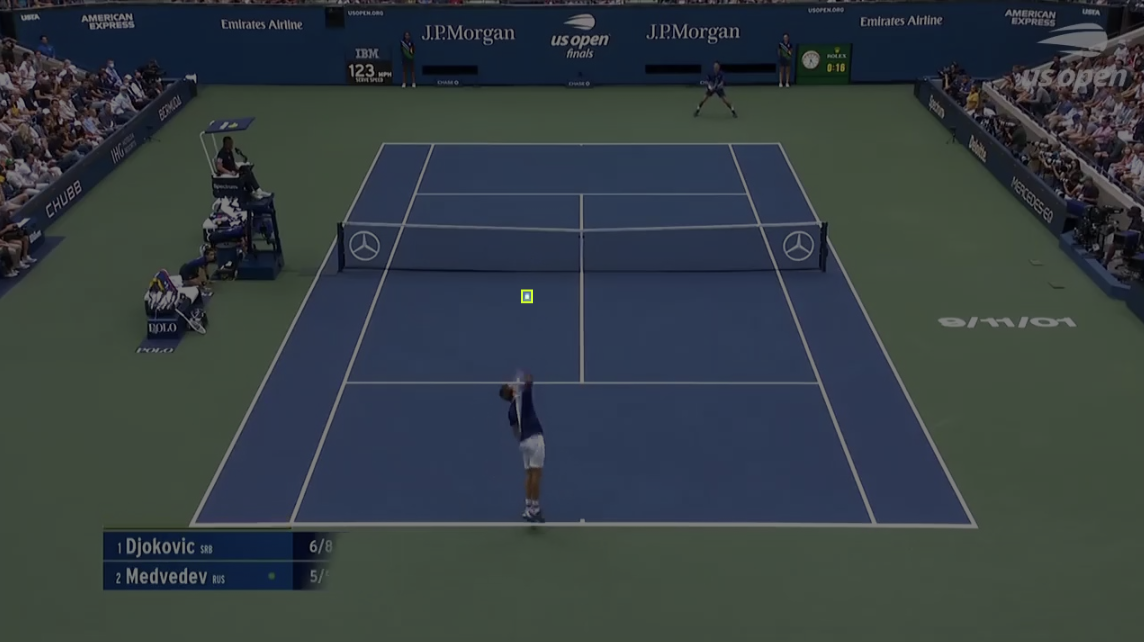
#> input picture roboflow.png, 1144 x 642 px
$ python -i ball_tracker_old.py   (imports and definitions only)
#> lines starting #> are read from the running program, lines starting #| are printed output that depends on the picture
import numpy as np
import cv2


class BallTracker:
    # Simple ball tracker: Find right-sized blob, use optical flow as backup
    # No physics, no predictions - just robust blob + motion detection

    def __init__(self):
        # Background subtractor
        self.bg_subtractor = cv2.createBackgroundSubtractorMOG2(
            history=300,
            varThreshold=25,
            detectShadows=True
        )

        # Detection parameters - based on observations
        # Ball: ~15x15, area ~225
        self.min_area = 50
        self.max_area = 500

        # Optical flow backup
        self.prev_gray = None

        # Debug visualization
        self.debug = True

    # No sharpening needed for best MOG2+3x3x2

    def detect_ball_blobs(self, frame, player_list=None):
        # No sharpening, just use raw frame
        fg_mask_raw = self.bg_subtractor.apply(frame)
        # Remove shadows and adaptive threshold for better blob separation
        _, fg_mask = cv2.threshold(fg_mask_raw, 200, 255, cv2.THRESH_BINARY)
        # 3x3 kernel, 2 open iterations (no close)
        kernel_small = cv2.getStructuringElement(cv2.MORPH_ELLIPSE, (3, 3))
        fg_mask_clean = cv2.morphologyEx(fg_mask, cv2.MORPH_OPEN, kernel_small, iterations=2)
        fg_mask_open = fg_mask_clean.copy()

        # Find contours
        contours, _ = cv2.findContours(fg_mask_clean, cv2.RETR_EXTERNAL, cv2.CHAIN_APPROX_SIMPLE)

        # Build player exclusion regions
        player_regions = []
        if player_list is not None:
            for player in player_list:
                # player format: [id, cx, cy, x, y, w, h, history]
                _, _, _, px, py, pw, ph, _ = player
                # Bigger margin to exclude player motion area
                margin = 20
                player_regions.append({
                    'x1': max(0, px - margin),
                    'y1': max(0, py - margin),
                    'x2': px + pw + margin,
                    'y2': py + ph + margin
                })

        # Filter for small circular objects (ball, not players)
        detected_blobs = []

        for c in contours:
            area = cv2.contourArea(c)
            x, y, w, h = cv2.boundingRect(c)

            # Calculate metrics
            aspect = h / w if w > 0 else 0

            # Check if blob overlaps with any player region
            cx = x + w // 2
            cy = y + h // 2
            in_player_region = False

            for region in player_regions:
                if (region['x1'] <= cx <= region['x2'] and
                    region['y1'] <= cy <= region['y2']):
                    in_player_region = True
                    break

            # Skip if in player region
            if in_player_region:
                continue

            # Filter criteria - tighter for ball consistency
            # Ball: aspect ~1.0 (circular), area 150-300
            # Players: aspect 1.3-2.0, area 1800+ (28x65 minimum)
            size_ok = self.min_area < area < self.max_area
            aspect_ok = 0.5 < aspect < 2.0  # Ball should be roughly circular

            if size_ok and aspect_ok:
                detected_blobs.append((x, y, w, h, area, aspect))

        # Sort by quality: prefer circular blobs (aspect ~1.0) with area ~225
        # Score = abs(aspect - 1.0) + abs(area - 225) / 100
        detected_blobs.sort(key=lambda b: abs(b[5] - 1.0) + abs(b[4] - 225) / 100.0)

        # Debug visualization
        if self.debug:
            # Create visualization with original, sharpened, and masks
            h, w = frame.shape[:2]

            # Create player mask visualization
            player_mask_vis = np.ones((frame.shape[0], frame.shape[1], 3), dtype=np.uint8) * 255
            for region in player_regions:
                cv2.rectangle(player_mask_vis,
                            (region['x1'], region['y1']),
                            (region['x2'], region['y2']),
                            (0, 0, 255), -1)  # Red exclusion zones

            # Convert grayscale masks to BGR for visualization
            vis_raw = cv2.cvtColor(fg_mask_raw, cv2.COLOR_GRAY2BGR)
            vis_thresh = cv2.cvtColor(fg_mask, cv2.COLOR_GRAY2BGR)
            vis_open = cv2.cvtColor(fg_mask_open, cv2.COLOR_GRAY2BGR)
            vis_clean = cv2.cvtColor(fg_mask_clean, cv2.COLOR_GRAY2BGR)

            # Draw detected blobs on clean mask (GREEN)
            for x, y, w_blob, h_blob, area, aspect_ratio in detected_blobs:
                cv2.rectangle(vis_clean, (x, y), (x+w_blob, y+h_blob), (0, 255, 0), 2)
                # Area on top, size and aspect below
                cv2.putText(vis_clean, f"A:{area:.0f}", (x, y-5),
                           cv2.FONT_HERSHEY_SIMPLEX, 0.35, (0, 255, 0), 1)
                cv2.putText(vis_clean, f"{w_blob}x{h_blob} R:{aspect_ratio:.2f}", (x, y+h_blob+12),
                           cv2.FONT_HERSHEY_SIMPLEX, 0.35, (0, 255, 0), 1)

            # Draw all contours on a separate view (YELLOW)
            vis_contours = vis_clean.copy()
            cv2.drawContours(vis_contours, contours, -1, (0, 255, 255), 1)

            # Row 1: Original, Player Exclusion Zones, Sharpened, Raw Mask
            row1 = np.hstack([
                cv2.resize(frame, (w//2, h//2)),
                cv2.resize(player_mask_vis, (w//2, h//2)),
                cv2.resize(vis_raw, (w//2, h//2)),
                cv2.resize(vis_raw, (w//2, h//2))
            ])
            # Note: Third panel was 'sharpened', now just duplicate raw mask for layout

            # Row 2: Threshold, Open, Clean+Detected, Contours
            row2 = np.hstack([
                cv2.resize(vis_thresh, (w//2, h//2)),
                cv2.resize(vis_open, (w//2, h//2)),
                cv2.resize(vis_clean, (w//2, h//2)),
                cv2.resize(vis_contours, (w//2, h//2))
            ])

            # Stack rows
            debug_img = np.vstack([row1, row2])

            # Add labels
            font = cv2.FONT_HERSHEY_SIMPLEX
            cv2.putText(debug_img, "ORIGINAL", (10, 25), font, 0.6, (255, 255, 255), 2)
            cv2.putText(debug_img, "EXCLUSION ZONES", (w//2+10, 25), font, 0.6, (0, 0, 255), 2)
            cv2.putText(debug_img, "SHARPENED", (w+10, 25), font, 0.6, (255, 255, 255), 2)
            cv2.putText(debug_img, "RAW MASK", (3*w//2+10, 25), font, 0.6, (255, 255, 255), 2)

            cv2.putText(debug_img, "THRESHOLD", (10, h//2+25), font, 0.6, (255, 255, 255), 2)
            cv2.putText(debug_img, "MORPH OPEN", (w//2+10, h//2+25), font, 0.6, (255, 255, 255), 2)
            cv2.putText(debug_img, "DETECTED", (w+10, h//2+25), font, 0.6, (0, 255, 0), 2)
            cv2.putText(debug_img, "ALL CONTOURS", (3*w//2+10, h//2+25), font, 0.6, (0, 255, 255), 2)

            # Add stats
            stats = f"Blobs Found: {len(detected_blobs)} | Ball Tracked: {'YES' if len(detected_blobs) > 0 else 'NO'}"
            cv2.putText(debug_img, stats, (10, debug_img.shape[0]-10),
                       font, 0.7, (0, 255, 255), 2)

            cv2.imshow('Ball Detection Pipeline', debug_img)

        return detected_blobs, fg_mask_clean, fg_mask_open


    def detect_with_optical_flow(self, frame, morph_open_mask):
        """Use optical flow on high-motion areas to find ball"""
        gray = cv2.cvtColor(frame, cv2.COLOR_BGR2GRAY)

        if self.prev_gray is None:
            self.prev_gray = gray
            return []

        # Calculate optical flow
        flow = cv2.calcOpticalFlowFarneback(
            self.prev_gray, gray, None,
            pyr_scale=0.5, levels=3, winsize=15,
            iterations=3, poly_n=5, poly_sigma=1.2, flags=0
        )

        # Get magnitude
        mag, _ = cv2.cartToPolar(flow[..., 0], flow[..., 1])

        # Threshold for motion
        motion_mask = (mag > 2.0).astype(np.uint8) * 255

        # Combine with morphology mask (areas that pass background subtraction)
        combined = cv2.bitwise_and(motion_mask, morph_open_mask)

        # Find contours in combined
        contours, _ = cv2.findContours(combined, cv2.RETR_EXTERNAL, cv2.CHAIN_APPROX_SIMPLE)

        flow_blobs = []
        for c in contours:
            area = cv2.contourArea(c)
            if self.min_area < area < self.max_area:
                x, y, w, h = cv2.boundingRect(c)
                aspect = h / w if w > 0 else 0
                if 0.5 < aspect < 2.0:
                    flow_blobs.append((x, y, w, h, area, aspect))

        self.prev_gray = gray
        return flow_blobs

    def track(self, frame, player_list=None):
        """Simple tracking: find best blob, return single ball. No history."""
        detected_blobs, mask_clean, mask_open = self.detect_ball_blobs(frame, player_list)

        # Try optical flow as backup
        flow_blobs = self.detect_with_optical_flow(frame, mask_open)

        # Combine both methods - prefer blob detection, use flow as backup
        all_candidates = detected_blobs if len(detected_blobs) > 0 else flow_blobs

        if len(all_candidates) > 0:
            # Take ONLY the best blob (first after sorting)
            x, y, w, h, area, aspect = all_candidates[0]
            cx = x + w // 2
            cy = y + h // 2

            # Return single ball - NO HISTORY
            # Format: [id, cx, cy, x, y, w, h, empty_history]
            return [[0, cx, cy, x, y, w, h, []]], mask_clean

        # No detection - return empty
        return [], mask_clean

>>> import cv2
>>> picture = cv2.imread('../roboflow.png')
#> picture is the input picture: shape (642, 1144, 3); mean B, G, R 66.1, 62, 52.4
>>> result = BallTracker().track(picture)
#> in detect_ball_blobs, `fg_mask_raw = self.bg_subtractor.apply(frame)`: fg_mask_raw: shape (642, 1144); every value is 127
#> in detect_ball_blobs, `_, fg_mask = cv2.threshold(fg_mask_raw, 200, 255, cv2.THRESH_BINARY)`: fg_mask: shape (642, 1144); every value is 0
#> in detect_ball_blobs, `contours, _ = cv2.findContours(fg_mask_clean, cv2.RETR_EXTERNAL, cv2.C..`: contours = []
#> after the loop in detect_ball_blobs, `for region in player_regions:`: player_mask_vis: shape (642, 1144, 3); every value is 255
#> in detect_ball_blobs, `vis_raw = cv2.cvtColor(fg_mask_raw, cv2.COLOR_GRAY2BGR)`: vis_raw: shape (642, 1144, 3); every value is 127
#> in detect_ball_blobs, `vis_thresh = cv2.cvtColor(fg_mask, cv2.COLOR_GRAY2BGR)`: vis_thresh: shape (642, 1144, 3); every value is 0
#> in detect_ball_blobs, `row1 = np.hstack([ cv2.resize(frame, (w//2, h//2)), cv2.resize(player_..`:
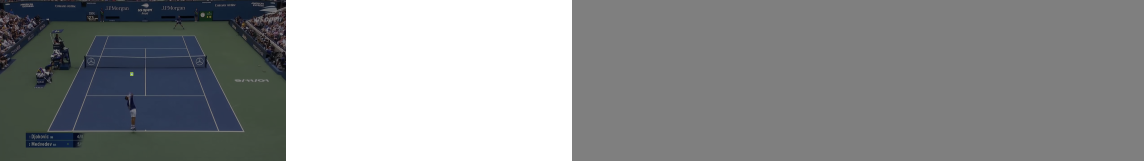
#> row1: shape (321, 2288, 3) (shown at 1/2 size); mean B, G, R 143.8, 142.8, 140.4
#> in detect_ball_blobs, `row2 = np.hstack([ cv2.resize(vis_thresh, (w//2, h//2)), cv2.resize(vi..`: row2: shape (321, 2288, 3); every value is 0
#> in detect_ball_blobs, `debug_img = np.vstack([row1, row2])`:
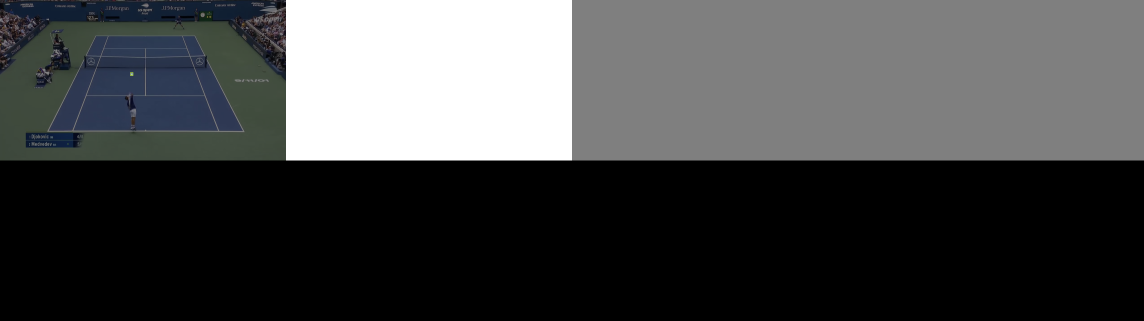
#> debug_img: shape (642, 2288, 3) (shown at 1/2 size); mean B, G, R 71.9, 71.4, 70.2
#> in detect_ball_blobs, `font = cv2.FONT_HERSHEY_SIMPLEX`: font = 0
#> in detect_ball_blobs, `stats = f"Blobs Found: {len(detected_blobs)} | Ball Tracked: {'YES' if..`: stats = 'Blobs Found: 0 | Ball Tracked: NO'
#> in detect_ball_blobs, `cv2.putText(debug_img, stats, (10, debug_img.shape[0]-10), font, 0.7, ..`:
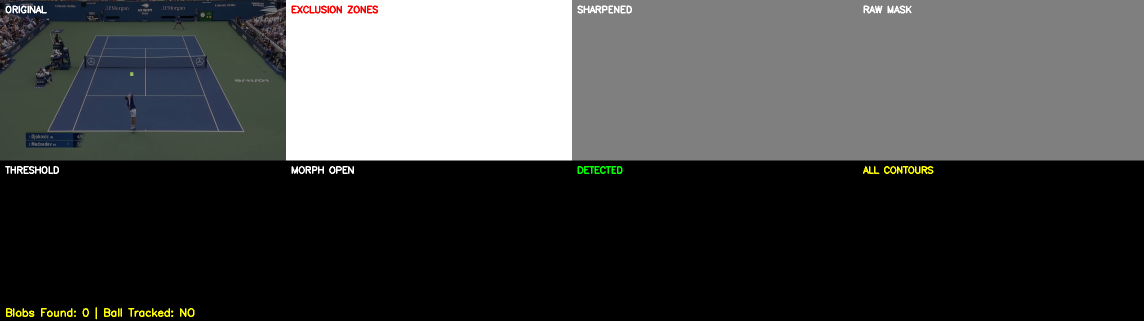
#> debug_img: shape (642, 2288, 3) (shown at 1/2 size); mean B, G, R 72.2, 72.5, 71.4
#> in track, `detected_blobs, mask_clean, mask_open = self.detect_ball_blobs(frame, ..`: detected_blobs = []
#> in detect_with_optical_flow, `gray = cv2.cvtColor(frame, cv2.COLOR_BGR2GRAY)`:
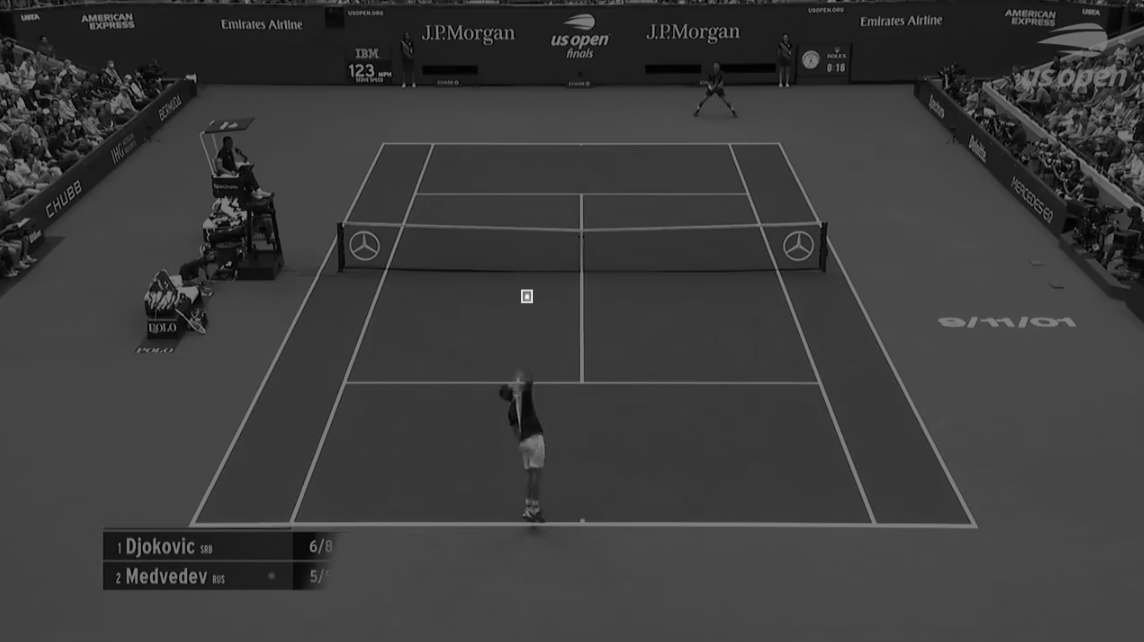
#> gray: shape (642, 1144); min 1, max 243, mean 59.6
